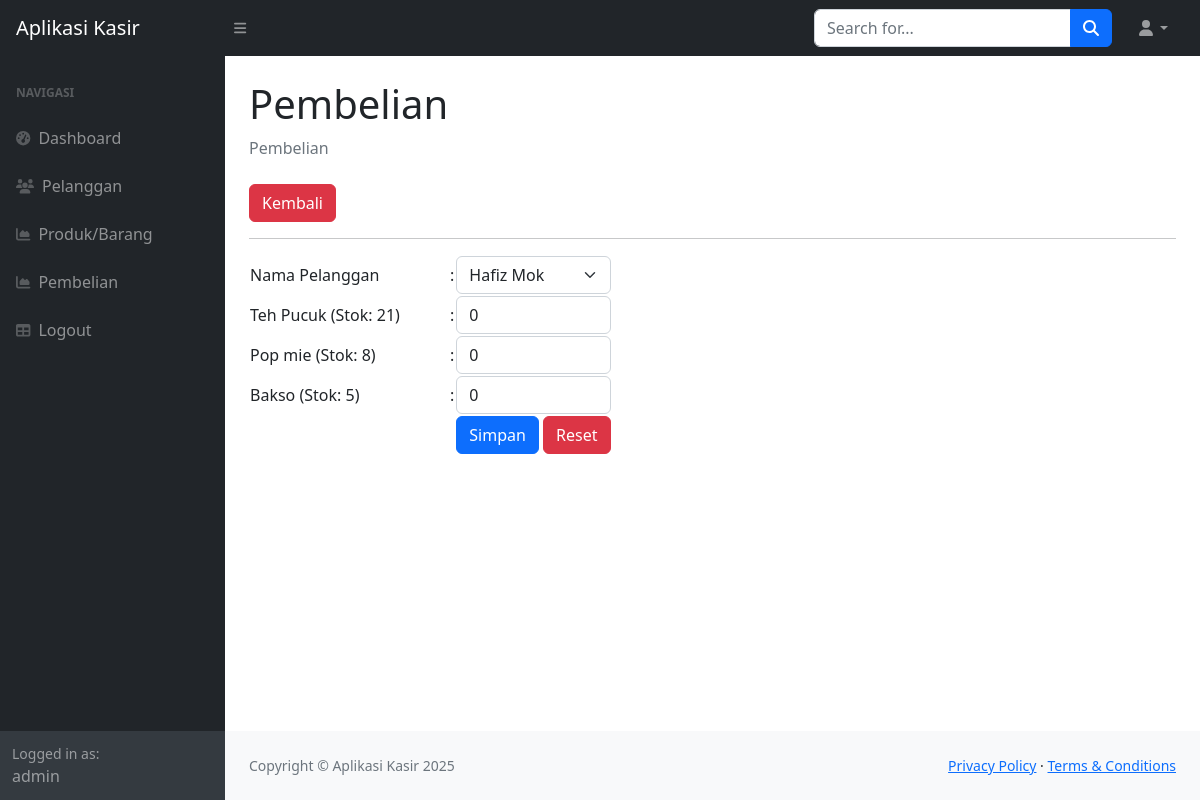
The page /index.php?page=pembelian_tambah (signed in) on the database its author committed.
### tables this page shows
CREATE TABLE `produk` (
  `ProdukID` int(11) NOT NULL,
  `NamaProduk` varchar(255) DEFAULT NULL,
  `Harga` decimal(10,2) DEFAULT NULL,
  `Stok` int(11) DEFAULT NULL
);

### pembelian_tambah.php (the view, shortened to what this page needs)
<div class="container-fluid px-4">
    <h1 class="mt-4">Pembelian</h1>
    <ol class="breadcrumb mb-4">
        <li class="breadcrumb-item active">Pembelian</li>
    </ol>
    <a href="?page=pembelian" class="btn btn-danger">Kembali</a>
    <hr>
    <form method="post">
        <table>
            <tr>
                <td width="200">Nama Pelanggan</td>
                <td width="1">:</td>
                <td>
                    <select class="form-control form-select" name="PelangganID" required>
                        <?php
                        $p = mysqli_query($koneksi, "SELECT * FROM pelanggan");
                        while ($pel = mysqli_fetch_array($p)) {
                            echo '<option value="' . $pel['PelangganID'] . '">' . $pel['NamaPelanggan'] . '</option>';
                        }
                        ?>
                    </select>
                </td>
            </tr>
            <?php
            $pro = mysqli_query($koneksi, "SELECT * FROM produk");
            while ($produk = mysqli_fetch_array($pro)) {
            ?>
            <tr>
                <td><?php echo $produk['NamaProduk'] . ' (Stok: ' . $produk['Stok'] . ')'; ?></td>
                <td>:</td>
                <td>
                    <input class="form-control" type="number" step="1" min="0" max="<?php echo $produk['Stok']; ?>" name="produk[<?php echo $produk['ProdukID']; ?>]" value="0">
                </td>
            </tr>
            <?php
            }
            ?>
            <tr>
                <td></td>
                <td></td>
                <td>
                    <button type="submit" class="btn btn-primary">Simpan</button>
                    <button type="reset" class="btn btn-danger">Reset</button>
                </td>
            </tr>
        </table>
    </form>
</div>

### rows shown on the page
produk: NamaProduk "Teh Pucuk", Stok "21"
produk: NamaProduk "Pop mie", Stok "8"
produk: NamaProduk "Bakso", Stok "5"

### other values the page prints
$_SESSION['user']['nama'] "admin"
form field PelangganID "Hafiz Mok"
